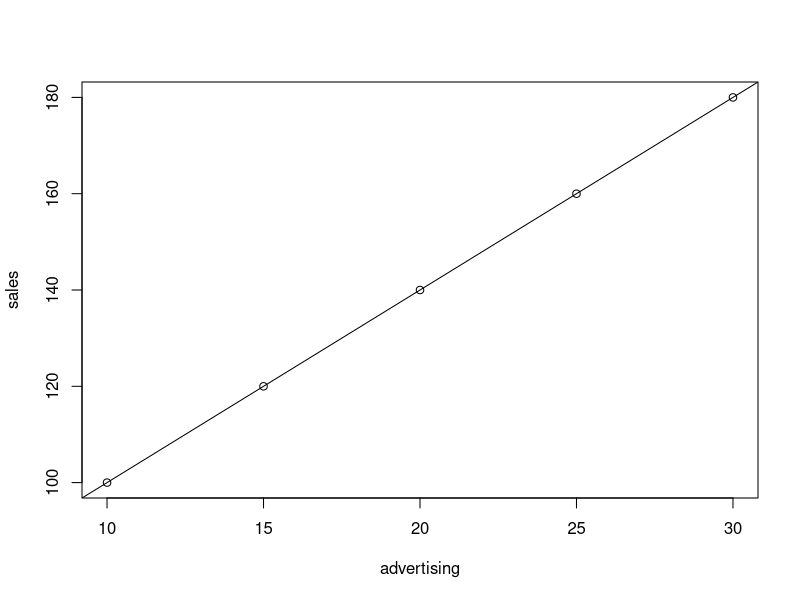

This figure's R source:
# Warehouse data (Example)
sales <- c(100, 120, 140, 160, 180)
advertising <- c(10, 15, 20, 25, 30)

# Apply Linear Regression
model <- lm(sales ~ advertising)

# Show model summary
summary(model)

# Plot graph
plot(advertising, sales)
abline(model)
